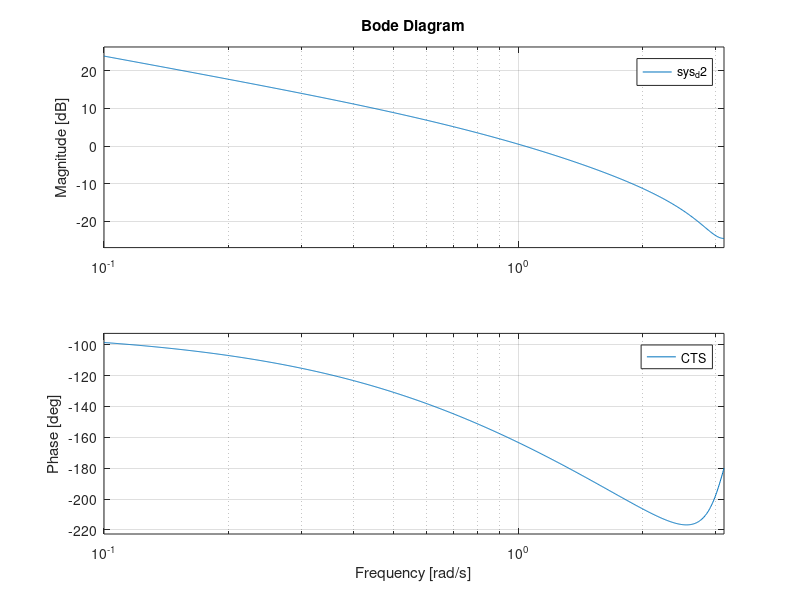

Here is the MATLAB script that generated this plot:
num=[1.57];
den=[1 1 0];
sys=tf(num,den);
[Gm,Pm,Wcp,Wcg]=margin(sys);
sys_d1=c2d(sys,1.57,'zoh');
sys_d2=c2d(sys,1,'zoh');
hold on;
bode(sys);
bode(sys_d1);
bode(sys_d2);
legend('CTS','DTS=1.57','DTS=1');